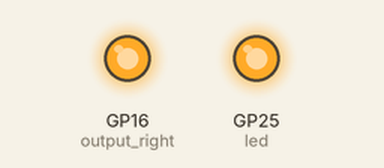
The program below on a simulated Raspberry Pi Pico running CircuitPython. Parts: output pins drawn as LEDs (lit = HIGH).

Above: at 0.5 s.
At 2.5 s:
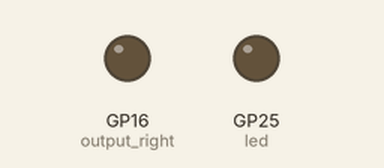
Timing chart, 0 to 5.2 s (numbered marks = the images above):
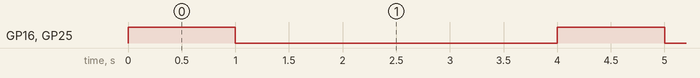

Measured:
- by itself, GP16 (output_right), GP25 (led): alternates HIGH for 1.0 s and LOW for 3.0 s

The program:

gpio-on-off.py
```python
import time
import board
import digitalio

step_delay = 1

led = digitalio.DigitalInOut(board.LED)
led.direction = digitalio.Direction.OUTPUT

output_right = digitalio.DigitalInOut(board.GP16)
output_right.direction = digitalio.Direction.OUTPUT

# output_left = digitalio.DigitalInOut(board.GP15)
# output_left.direction = digitalio.Direction.OUTPUT

while True:
    output_right.value = 1
    # output_left.value = 1
    led.value = 1
    time.sleep(step_delay)

    output_right.value = 0
    # output_left.value = 0
    led.value = 0
    time.sleep(step_delay + 2)
```
